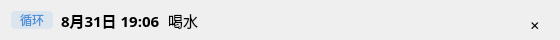
<?xml version="1.0" encoding="UTF-8"?>
<ui version="4.0">
 <class>reminderchild</class>
 <widget class="QWidget" name="reminderchild">
  <property name="geometry">
   <rect>
    <x>0</x>
    <y>0</y>
    <width>560</width>
    <height>40</height>
   </rect>
  </property>
  <property name="minimumSize">
   <size>
    <width>0</width>
    <height>40</height>
   </size>
  </property>
  <layout class="QHBoxLayout" name="horizontalLayout" stretch="0,0,1,0">
   <property name="spacing">
    <number>8</number>
   </property>
   <item>
    <widget class="QLabel" name="label_repeat">
     <property name="font">
      <font>
       <family>Microsoft YaHei</family>
       <pointsize>9</pointsize>
      </font>
     </property>
     <property name="styleSheet">
      <string notr="true">QLabel {
    color: #4a90d9;
    background: rgba(74, 144, 217, 0.12);
    border-radius: 4px;
    padding: 2px 6px;
}
</string>
     </property>
     <property name="text">
      <string>循环</string>
     </property>
    </widget>
   </item>
   <item>
    <widget class="QLabel" name="label_when">
     <property name="font">
      <font>
       <family>Microsoft YaHei</family>
       <pointsize>11</pointsize>
       <bold>true</bold>
      </font>
     </property>
     <property name="text">
      <string>8月31日 19:06</string>
     </property>
    </widget>
   </item>
   <item>
    <widget class="QLabel" name="label_text">
     <property name="font">
      <font>
       <family>Microsoft YaHei</family>
       <pointsize>11</pointsize>
      </font>
     </property>
     <property name="text">
      <string>喝水</string>
     </property>
     <property name="alignment">
      <set>Qt::AlignLeading|Qt::AlignLeft|Qt::AlignVCenter</set>
     </property>
     <property name="wordWrap">
      <bool>true</bool>
     </property>
    </widget>
   </item>
   <item alignment="Qt::AlignVCenter">
    <widget class="QPushButton" name="pushButton_delete">
     <property name="sizePolicy">
      <sizepolicy hsizetype="Fixed" vsizetype="Fixed">
       <horstretch>0</horstretch>
       <verstretch>0</verstretch>
      </sizepolicy>
     </property>
     <property name="minimumSize">
      <size>
       <width>28</width>
       <height>28</height>
      </size>
     </property>
     <property name="toolTip">
      <string>删除这条提醒</string>
     </property>
     <property name="styleSheet">
      <string notr="true">QPushButton {
    background-color: transparent;
    border: none;
    border-radius: 5px;
}

QPushButton:hover {
    border: 2px solid #CCCCCC;
}

QPushButton:pressed {
    border: 2px solid #AAAAAA;
}
</string>
     </property>
     <property name="text">
      <string>✕</string>
     </property>
     <property name="iconSize">
      <size>
       <width>16</width>
       <height>16</height>
      </size>
     </property>
    </widget>
   </item>
  </layout>
 </widget>
 <resources/>
 <connections/>
</ui>
